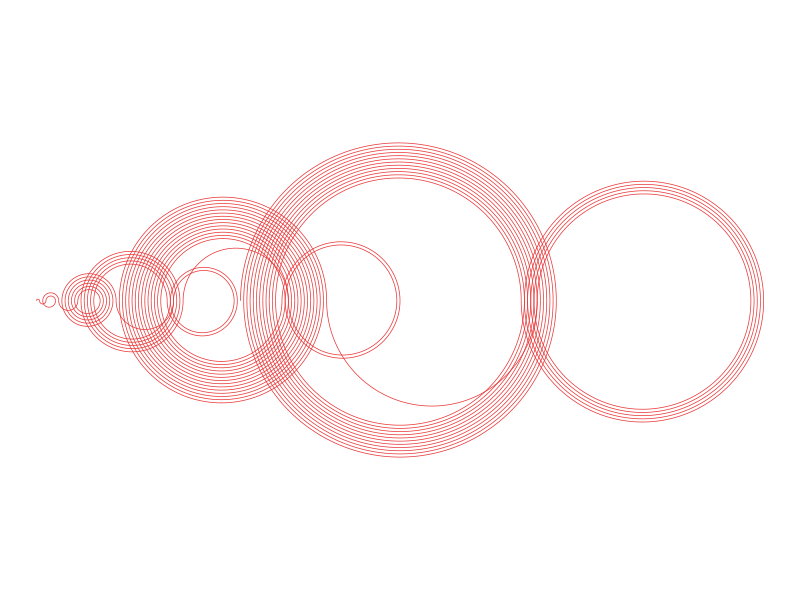

Recreate this plot in R.
## ---- chunk 1
knitr::opts_chunk$set(echo = TRUE)
## ---- chunk 2
# install.packages("tidyverse")
library(tidyverse)
# install.packages("ggforce")
library(ggforce)
theme_set(theme_void())
## ---- chunk 3
initial <- 0
## ---- chunk 4
recaman <- function(number_forward) {
  
  df <- data.frame(n = seq(from = 0, to = number_forward - 1, by = 1),
                   # change = seq(from = 1, to = number_forward + 1, by = 1),
                   value = as.integer(NA))
  
  for (row in 1:nrow(df)) {
    
    # print(paste("n:", df$n[row]))
    
    if (df$n[row] == 0) {
      
      df$value[row] <- 0
      
    } else {
      
      num_lower <- df$value[row - 1] - df$n[row]
      # print(paste("lower:", num_lower))
      num_upper <- df$value[row - 1] + df$n[row]
      # print(paste("upper:", num_upper))
      
      if (num_lower < 0 | num_lower %in% df$value) {
        
        df$value[row] <- num_upper
        
      } else {
        
        df$value[row] <- num_lower
        
      }
    }    
  }
  
  return(df)
  
}
## ---- chunk 5
recaman(40) 
## ---- chunk 6

recaman(100) %>% 
  mutate(next_value = lead(value),
         radius = abs(value - next_value) / 2,
         direction = if_else(n %% 2 == 0, 1, -1)) %>% 
  ggplot() +
  geom_arc(aes(x0 = (value + next_value) / 2,
               y0 = 0,
               r = radius * direction,
               start = -pi / 2,
               end = pi/2),
           color = "#E83536",
           size = 0.25) +
  coord_equal()

